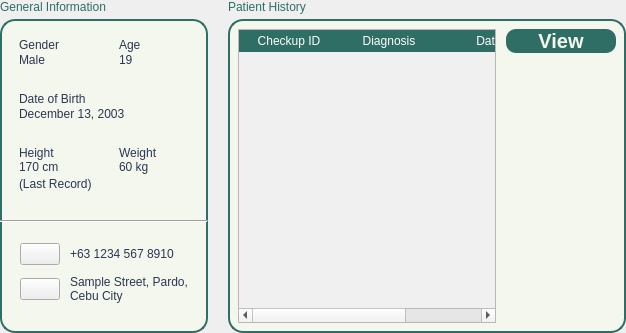
              <widget class="QWidget" name="PatInfo" native="true">
               <property name="sizePolicy">
                <sizepolicy hsizetype="Preferred" vsizetype="Expanding">
                 <horstretch>0</horstretch>
                 <verstretch>0</verstretch>
                </sizepolicy>
               </property>
               <property name="styleSheet">
                <string notr="true">#PatGenInfo, #HistoryCon {
	background-color: #F4F7ED;
	border: 2px solid #2E6E65;
	border-radius: 15px;
}
QLabel {
	font: 12pt &quot;Lexend&quot;;
	color: #2B3752;
}
#PatGender, #PatAge, #PatDoB, #PatContact, #PatAddress, #PatHeight, #PatWeight, #TransactionID, #Diagnosis, #TransactionDate {
	font: 500 15pt &quot;Lexend&quot;;
}
#title, #title_2, #title_3 {
	font: 10pt &quot;Lexend&quot;;
}
#Header_3, #Header_2 {
	color: #2E6E65;
	font: 700 15pt &quot;Lexend&quot;;
}
#HistoryObject {
	background-color: rgba(46, 110, 101, 0.3);
	border-radius: 15px;
}
Line {
	background-color: #2E6E65;
	max-height: 2px;
}
#LastRecord {
	font: 300 10pt &quot;Lexend Light&quot;;
}</string>
               </property>
               <layout class="QHBoxLayout" name="horizontalLayout_5">
                <property name="spacing">
                 <number>20</number>
                </property>
                <property name="leftMargin">
                 <number>0</number>
                </property>
                <property name="topMargin">
                 <number>0</number>
                </property>
                <property name="rightMargin">
                 <number>0</number>
                </property>
                <property name="bottomMargin">
                 <number>0</number>
                </property>
                <item alignment="Qt::AlignTop">
                 <widget class="QWidget" name="PatGen" native="true">
                  <layout class="QVBoxLayout" name="verticalLayout_19">
                   <property name="spacing">
                    <number>5</number>
                   </property>
                   <property name="leftMargin">
                    <number>0</number>
                   </property>
                   <property name="topMargin">
                    <number>0</number>
                   </property>
                   <property name="rightMargin">
                    <number>0</number>
                   </property>
                   <property name="bottomMargin">
                    <number>0</number>
                   </property>
                   <item alignment="Qt::AlignTop">
                    <widget class="QLabel" name="Header_3">
                     <property name="text">
                      <string>General Information</string>
                     </property>
                    </widget>
                   </item>
                   <item alignment="Qt::AlignLeft">
                    <widget class="QWidget" name="PatGenInfo" native="true">
                     <property name="styleSheet">
                      <string notr="true"/>
                     </property>
                     <layout class="QVBoxLayout" name="verticalLayout_9">
                      <property name="spacing">
                       <number>10</number>
                      </property>
                      <property name="leftMargin">
                       <number>0</number>
                      </property>
                      <property name="topMargin">
                       <number>10</number>
                      </property>
                      <property name="rightMargin">
                       <number>0</number>
                      </property>
                      <property name="bottomMargin">
                       <number>10</number>
                      </property>
                      <item>
                       <widget class="QWidget" name="widget_7" native="true">
                        <layout class="QVBoxLayout" name="verticalLayout_10">
                         <property name="spacing">
                          <number>25</number>
                         </property>
                         <item>
                          <widget class="QWidget" name="widget_9" native="true">
                           <layout class="QHBoxLayout" name="horizontalLayout_6">
                            <property name="spacing">
                             <number>30</number>
                            </property>
                            <property name="leftMargin">
                             <number>10</number>
                            </property>
                            <property name="topMargin">
                             <number>0</number>
                            </property>
                            <property name="rightMargin">
                             <number>10</number>
                            </property>
                            <property name="bottomMargin">
                             <number>0</number>
                            </property>
                            <item alignment="Qt::AlignTop">
                             <widget class="QWidget" name="widget_11" native="true">
                              <layout class="QVBoxLayout" name="verticalLayout_11">
                               <property name="spacing">
                                <number>1</number>
                               </property>
                               <property name="leftMargin">
                                <number>0</number>
                               </property>
                               <property name="topMargin">
                                <number>0</number>
                               </property>
                               <property name="rightMargin">
                                <number>0</number>
                               </property>
                               <property name="bottomMargin">
                                <number>0</number>
                               </property>
                               <item>
                                <widget class="QLabel" name="label">
                                 <property name="text">
                                  <string>Gender</string>
                                 </property>
                                </widget>
                               </item>
                               <item>
                                <widget class="QLabel" name="PatGender">
                                 <property name="text">
                                  <string>Male</string>
                                 </property>
                                </widget>
                               </item>
                              </layout>
                             </widget>
                            </item>
                            <item alignment="Qt::AlignTop">
                             <widget class="QWidget" name="widget_12" native="true">
                              <layout class="QVBoxLayout" name="verticalLayout_12">
                               <property name="spacing">
                                <number>1</number>
                               </property>
                               <property name="leftMargin">
                                <number>0</number>
                               </property>
                               <property name="topMargin">
                                <number>0</number>
                               </property>
                               <property name="rightMargin">
                                <number>0</number>
                               </property>
                               <property name="bottomMargin">
                                <number>0</number>
                               </property>
                               <item>
                                <widget class="QLabel" name="label_3">
                                 <property name="text">
                                  <string>Age</string>
                                 </property>
                                </widget>
                               </item>
                               <item>
                                <widget class="QLabel" name="PatAge">
                                 <property name="text">
                                  <string>19</string>
                                 </property>
                                </widget>
                               </item>
                              </layout>
                             </widget>
                            </item>
                           </layout>
                          </widget>
                         </item>
                         <item>
                          <widget class="QWidget" name="widget_10" native="true">
                           <layout class="QVBoxLayout" name="verticalLayout_13">
                            <property name="spacing">
                             <number>1</number>
                            </property>
                            <property name="leftMargin">
                             <number>10</number>
                            </property>
                            <property name="topMargin">
                             <number>0</number>
                            </property>
                            <property name="rightMargin">
                             <number>10</number>
                            </property>
                            <property name="bottomMargin">
                             <number>0</number>
                            </property>
                            <item>
                             <widget class="QLabel" name="label_5">
                              <property name="text">
                               <string>Date of Birth</string>
                              </property>
                             </widget>
                            </item>
                            <item>
                             <widget class="QLabel" name="PatDoB">
                              <property name="text">
                               <string>December 13, 2003</string>
                              </property>
                             </widget>
                            </item>
                           </layout>
                          </widget>
                         </item>
                         <item>
                          <widget class="QWidget" name="widget_14" native="true">
                           <layout class="QVBoxLayout" name="verticalLayout_17">
                            <property name="spacing">
                             <number>3</number>
                            </property>
                            <property name="leftMargin">
                             <number>10</number>
                            </property>
                            <property name="topMargin">
                             <number>0</number>
                            </property>
                            <property name="rightMargin">
                             <number>10</number>
                            </property>
                            <property name="bottomMargin">
                             <number>10</number>
                            </property>
                            <item>
                             <widget class="QWidget" name="widget_6" native="true">
                              <layout class="QHBoxLayout" name="horizontalLayout_8">
                               <property name="spacing">
                                <number>30</number>
                               </property>
                               <property name="leftMargin">
                                <number>0</number>
                               </property>
                               <property name="topMargin">
                                <number>0</number>
                               </property>
                               <property name="rightMargin">
                                <number>0</number>
                               </property>
                               <property name="bottomMargin">
                                <number>0</number>
                               </property>
                               <item>
                                <widget class="QWidget" name="widget_16" native="true">
                                 <layout class="QVBoxLayout" name="verticalLayout_15">
                                  <property name="spacing">
                                   <number>0</number>
                                  </property>
                                  <property name="leftMargin">
                                   <number>0</number>
                                  </property>
                                  <property name="topMargin">
                                   <number>0</number>
                                  </property>
                                  <property name="rightMargin">
                                   <number>0</number>
                                  </property>
                                  <property name="bottomMargin">
                                   <number>0</number>
                                  </property>
                                  <item>
                                   <widget class="QLabel" name="label_4">
                                    <property name="text">
                                     <string>Height</string>
                                    </property>
                                   </widget>
                                  </item>
                                  <item>
                                   <widget class="QLabel" name="PatHeight">
                                    <property name="text">
                                     <string>170 cm</string>
                                    </property>
                                   </widget>
                                  </item>
                                 </layout>
                                </widget>
                               </item>
                               <item>
                                <widget class="QWidget" name="widget_17" native="true">
                                 <layout class="QVBoxLayout" name="verticalLayout_16">
                                  <property name="spacing">
                                   <number>0</number>
                                  </property>
                                  <property name="leftMargin">
                                   <number>0</number>
                                  </property>
                                  <property name="topMargin">
                                   <number>0</number>
                                  </property>
                                  <property name="rightMargin">
                                   <number>0</number>
                                  </property>
                                  <property name="bottomMargin">
                                   <number>0</number>
                                  </property>
                                  <item>
                                   <widget class="QLabel" name="label_6">
                                    <property name="text">
                                     <string>Weight</string>
                                    </property>
                                   </widget>
                                  </item>
                                  <item>
                                   <widget class="QLabel" name="PatWeight">
                                    <property name="text">
                                     <string>60 kg</string>
                                    </property>
                                   </widget>
                                  </item>
                                 </layout>
                                </widget>
                               </item>
                              </layout>
                             </widget>
                            </item>
                            <item>
                             <widget class="QLabel" name="LastRecord">
                              <property name="text">
                               <string>(Last Record)</string>
                              </property>
                             </widget>
                            </item>
                           </layout>
                          </widget>
                         </item>
                        </layout>
                       </widget>
                      </item>
                      <item>
                       <widget class="Line" name="line">
                        <property name="orientation">
                         <enum>Qt::Horizontal</enum>
                        </property>
                       </widget>
                      </item>
                      <item alignment="Qt::AlignTop">
                       <widget class="QWidget" name="widget_8" native="true">
                        <layout class="QVBoxLayout" name="verticalLayout_14">
                         <property name="spacing">
                          <number>10</number>
                         </property>
                         <property name="leftMargin">
                          <number>20</number>
                         </property>
                         <property name="topMargin">
                          <number>10</number>
                         </property>
                         <property name="rightMargin">
                          <number>20</number>
                         </property>
                         <property name="bottomMargin">
                          <number>20</number>
                         </property>
                         <item>
                          <widget class="QWidget" name="widget_13" native="true">
                           <property name="sizePolicy">
                            <sizepolicy hsizetype="Expanding" vsizetype="Preferred">
                             <horstretch>0</horstretch>
                             <verstretch>0</verstretch>
                            </sizepolicy>
                           </property>
                           <layout class="QHBoxLayout" name="horizontalLayout_7">
                            <property name="spacing">
                             <number>10</number>
                            </property>
                            <property name="leftMargin">
                             <number>0</number>
                            </property>
                            <property name="topMargin">
                             <number>0</number>
                            </property>
                            <property name="rightMargin">
                             <number>0</number>
                            </property>
                            <property name="bottomMargin">
                             <number>0</number>
                            </property>
                            <item alignment="Qt::AlignLeft">
                             <widget class="QPushButton" name="pushButton">
                              <property name="text">
                               <string/>
                              </property>
                              <property name="icon">
                               <iconset resource="../Images/resources.qrc">
                                <normaloff>:/lucide/icons/phone.svg</normaloff>:/lucide/icons/phone.svg</iconset>
                              </property>
                              <property name="iconSize">
                               <size>
                                <width>30</width>
                                <height>30</height>
                               </size>
                              </property>
                             </widget>
                            </item>
                            <item alignment="Qt::AlignVCenter">
                             <widget class="QLabel" name="PatContact">
                              <property name="sizePolicy">
                               <sizepolicy hsizetype="Expanding" vsizetype="Preferred">
                                <horstretch>0</horstretch>
                                <verstretch>0</verstretch>
                               </sizepolicy>
                              </property>
                              <property name="text">
                               <string>+63 1234 567 8910</string>
                              </property>
                              <property name="alignment">
                               <set>Qt::AlignLeading</set>
                              </property>
                             </widget>
                            </item>
                           </layout>
                          </widget>
                         </item>
                         <item>
                          <widget class="QWidget" name="widget_15" native="true">
                           <property name="sizePolicy">
                            <sizepolicy hsizetype="Expanding" vsizetype="Preferred">
                             <horstretch>0</horstretch>
                             <verstretch>0</verstretch>
                            </sizepolicy>
                           </property>
                           <layout class="QHBoxLayout" name="horizontalLayout_9">
                            <property name="spacing">
                             <number>10</number>
                            </property>
                            <property name="leftMargin">
                             <number>0</number>
                            </property>
                            <property name="topMargin">
                             <number>0</number>
                            </property>
                            <property name="rightMargin">
                             <number>0</number>
                            </property>
                            <property name="bottomMargin">
                             <number>0</number>
                            </property>
                            <item alignment="Qt::AlignLeft">
                             <widget class="QPushButton" name="pushButton_3">
                              <property name="text">
                               <string/>
                              </property>
                              <property name="icon">
                               <iconset resource="../Images/resources.qrc">
                                <normaloff>:/lucide/icons/house.svg</normaloff>:/lucide/icons/house.svg</iconset>
                              </property>
                              <property name="iconSize">
                               <size>
                                <width>30</width>
                                <height>30</height>
                               </size>
                              </property>
                             </widget>
                            </item>
                            <item alignment="Qt::AlignVCenter">
                             <widget class="QLabel" name="PatAddress">
                              <property name="sizePolicy">
                               <sizepolicy hsizetype="Expanding" vsizetype="Preferred">
                                <horstretch>0</horstretch>
                                <verstretch>0</verstretch>
                               </sizepolicy>
                              </property>
                              <property name="text">
                               <string>Sample Street, Pardo, Cebu City</string>
                              </property>
                              <property name="alignment">
                               <set>Qt::AlignLeading</set>
                              </property>
                              <property name="wordWrap">
                               <bool>true</bool>
                              </property>
                             </widget>
                            </item>
                           </layout>
                          </widget>
                         </item>
                        </layout>
                       </widget>
                      </item>
                     </layout>
                    </widget>
                   </item>
                  </layout>
                 </widget>
                </item>
                <item>
                 <widget class="QWidget" name="PatHistory" native="true">
                  <property name="sizePolicy">
                   <sizepolicy hsizetype="Expanding" vsizetype="Preferred">
                    <horstretch>0</horstretch>
                    <verstretch>0</verstretch>
                   </sizepolicy>
                  </property>
                  <layout class="QVBoxLayout" name="verticalLayout_18">
                   <property name="spacing">
                    <number>5</number>
                   </property>
                   <property name="leftMargin">
                    <number>0</number>
                   </property>
                   <property name="topMargin">
                    <number>0</number>
                   </property>
                   <property name="rightMargin">
                    <number>0</number>
                   </property>
                   <property name="bottomMargin">
                    <number>0</number>
                   </property>
                   <item alignment="Qt::AlignTop">
                    <widget class="QLabel" name="Header_2">
                     <property name="text">
                      <string>Patient History</string>
                     </property>
                    </widget>
                   </item>
                   <item>
                    <widget class="QWidget" name="HistoryCon" native="true">
                     <property name="sizePolicy">
                      <sizepolicy hsizetype="Preferred" vsizetype="Expanding">
                       <horstretch>0</horstretch>
                       <verstretch>0</verstretch>
                      </sizepolicy>
                     </property>
                     <layout class="QHBoxLayout" name="horizontalLayout_10">
                      <property name="spacing">
                       <number>10</number>
                      </property>
                      <property name="leftMargin">
                       <number>10</number>
                      </property>
                      <property name="topMargin">
                       <number>10</number>
                      </property>
                      <property name="rightMargin">
                       <number>10</number>
                      </property>
                      <property name="bottomMargin">
                       <number>10</number>
                      </property>
                      <item>
                       <widget class="QScrollArea" name="scrollArea">
                        <property name="widgetResizable">
                         <bool>true</bool>
                        </property>
                        <widget class="QWidget" name="scrollAreaWidgetContents_2">
                         <property name="geometry">
                          <rect>
                           <x>0</x>
                           <y>0</y>
                           <width>443</width>
                           <height>571</height>
                          </rect>
                         </property>
                         <layout class="QVBoxLayout" name="verticalLayout_21">
                          <property name="spacing">
                           <number>0</number>
                          </property>
                          <property name="leftMargin">
                           <number>0</number>
                          </property>
                          <property name="topMargin">
                           <number>0</number>
                          </property>
                          <property name="rightMargin">
                           <number>0</number>
                          </property>
                          <property name="bottomMargin">
                           <number>0</number>
                          </property>
                          <item>
                           <widget class="QTableWidget" name="TransactionTable">
                            <property name="styleSheet">
                             <string notr="true">QTableWidget {
	background-color: #f0f0f0;
	gridline-color: transparent;
	border-radius: 10px;
}
QTableWidget::item {
	border: none;
	font:500 16pt &quot;Satoshi&quot;;
	color: #2B3752;
}
QTableWidget::item:selected {
	background-color: rgba(46, 110, 101, 0.3);
}
QTableWidget QHeaderView::section {
	background-color: #2E6E65;
	color: white;
	font: 700 15pt &quot;Satoshi&quot;;
	border: 2px solid #2E6E65;
}</string>
                            </property>
                            <attribute name="horizontalHeaderStretchLastSection">
                             <bool>true</bool>
                            </attribute>
                            <column>
                             <property name="text">
                              <string>Checkup ID</string>
                             </property>
                            </column>
                            <column>
                             <property name="text">
                              <string>Diagnosis</string>
                             </property>
                            </column>
                            <column>
                             <property name="text">
                              <string>Date</string>
                             </property>
                            </column>
                           </widget>
                          </item>
                         </layout>
                        </widget>
                       </widget>
                      </item>
                      <item alignment="Qt::AlignTop">
                       <widget class="QWidget" name="widget_2" native="true">
                        <property name="sizePolicy">
                         <sizepolicy hsizetype="Fixed" vsizetype="Preferred">
                          <horstretch>0</horstretch>
                          <verstretch>0</verstretch>
                         </sizepolicy>
                        </property>
                        <property name="minimumSize">
                         <size>
                          <width>110</width>
                          <height>0</height>
                         </size>
                        </property>
                        <property name="maximumSize">
                         <size>
                          <width>110</width>
                          <height>16777215</height>
                         </size>
                        </property>
                        <property name="styleSheet">
                         <string notr="true">QPushButton {
	font: 900 10pt &quot;Satoshi Black&quot;;
	background-color:  #2E6E65;
	border-radius: 10px;
	font-weight: bold;	
	font-size: 20px;
	color: #F4F7ED;
	text-align: center;
}</string>
                        </property>
                        <layout class="QVBoxLayout" name="verticalLayout_20">
                         <property name="spacing">
                          <number>5</number>
                         </property>
                         <property name="leftMargin">
                          <number>0</number>
                         </property>
                         <property name="topMargin">
                          <number>0</number>
                         </property>
                         <property name="rightMargin">
                          <number>0</number>
                         </property>
                         <property name="bottomMargin">
                          <number>0</number>
                         </property>
                         <item>
                          <widget class="QPushButton" name="ViewCheckupButton">
                           <property name="text">
                            <string>View</string>
                           </property>
                          </widget>
                         </item>
                        </layout>
                       </widget>
                      </item>
                     </layout>
                    </widget>
                   </item>
                  </layout>
                 </widget>
                </item>
               </layout>
              </widget>
